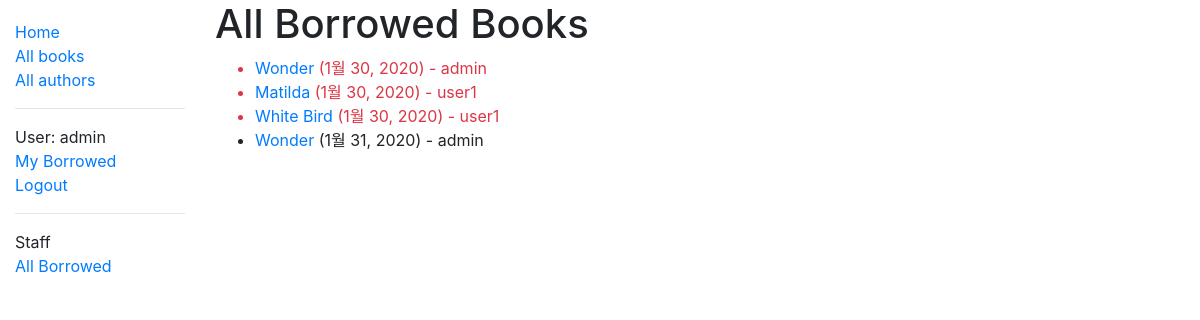
Page /catalog/borrowed/ (signed in) on the committed database.
### catalog/models.py (models this page shows, shortened)
class BookInstance(models.Model):
    id = models.UUIDField(
        primary_key=True,
        default=uuid.uuid4,
        help_text="Unique ID for this particular book across whole library",
    )
    book = models.ForeignKey("Book", on_delete=models.SET_NULL, null=True)
    imprint = models.CharField(max_length=200)
    due_back = models.DateField(null=True, blank=True)
    borrower = models.ForeignKey(User, on_delete=models.SET_NULL, null=True, blank=True)
    @property
    def is_overdue(self):
        if self.due_back and date.today() > self.due_back:
            return True
        return False
    LOAN_STATUS = (
        ("m", "Maintenance"),
        ("o", "On loan"),
        ("a", "Available"),
        ("r", "Reserved"),
    )
    status = models.CharField(
        max_length=1,
        choices=LOAN_STATUS,
        blank=True,
        default="m",
        help_text="Book availability",
    )
    class Meta:
        ordering = ["due_back"]

class Book(models.Model):
    title = models.CharField(max_length=200)
    author = models.ForeignKey("Author", on_delete=models.SET_NULL, null=True)
    summary = models.TextField(
        max_length=1000, help_text="Enter a brief description of the book"
    )
    isbn = models.CharField(
        "ISBN",
        max_length=13,
        help_text='13 Character <a href="https://www.isbn-international.org/content/what-isbn">ISBN number</a>',
    )
    value = models.ForeignKey("Price", on_delete=models.SET_NULL, null=True)
    genre = models.ManyToManyField("Genre", help_text="Select a genre for this book")
    def display_genre(self):
        return ', '.join(genre.name for genre in self.genre.all()[:3])
    display_genre.short_description = 'Genre'
    CHOICE_LANGUAGE = (
        ("af", "Afrikaans"),
        ("ar", "Arabic"),
        ("az", "Azeri (Latin)"),
        ("be", "Belarusian"),
        ("bg", "Bulgarian"),
        ("ca", "Catalan"),
        ("cs", "Czech"),
        ("cy", "Welsh"),
        ("da", "Danish"),
        ("de", "German"),
        ("dv", "Divehi"),
        ("el", "Greek"),
        ("en", "English"),
        ("eo", "Esperanto"),
        ("es", "Spanish"),
        ("et", "Estonian"),
        ("eu", "Basque"),
        ("fa", "Farsi"),
        ("fi", "Finnish"),
        ("fo", "Faroese"),
        ("fr", "French"),
        ("gl", "Galician"),
        ("gu", "Gujarati"),
        ("he", "Hebrew"),
        ("hi", "Hindi"),
        ("hr", "Croatian"),
        ("hu", "Hungarian"),
        ("hy", "Armenian"),
        ("id", "Indonesian"),
        ("is", "Icelandic"),
        ("it", "Italian"),
        ("ja", "Japanese"),
        ("ka", "Georgian"),
        ("kk", "Kazakh"),
        ("kn", "Kannada"),
        ("ko", "Korean"),
        ("ky", "Kyrgyz"),
        ("lt", "Lithuanian"),
        ("lv", "Latvian"),
        ("mi", "Maori"),
        ("mk", "FYRO Macedonian"),
        ("mn", "Mongolian"),
        ("mr", "Marathi"),
        ("ms", "Malay"),
        ("mt", "Maltese"),
        ("nb", "Norwegian"),
        ("nl", "Dutch"),
        ("ns", "Northern Sotho"),
        ("pa", "Punjabi"),
        ("pl", "Polish"),
        ("ps", "Pashto"),
        ("pt", "Portuguese"),
        ("qu", "Quechua"),
        ("ro", "Romanian"),
        ("ru", "Russian"),
        ("sa", "Sanskrit"),
        ("se", "Sami (Northern)"),
        ("sk", "Slovak"),
        ("sl", "Slovenian"),
        ("sq", "Albanian"),
        ("sv", "Swedish"),
        ("sw", "Swahili"),
        ("ta", "Tamil"),
        ("te", "Telugu"),
        ("th", "Thai"),
        ("tl", "Tagalog"),
        ("tn", "Tswana"),
        ("tr", "Turkish"),
        ("tt", "Tatar"),
        ("ts", "Tsonga"),
        ("uk", "Ukrainian"),
        ("ur", "Urdu"),
        ("uz", "Uzbek (Latin)"),
        ("vi", "Vietnamese"),
        ("xh", "Xhosa"),
        ("zh", "Chinese"),
        ("zu", "Zulu"),
    )
    language = models.CharField(
        max_length=2,
        choices=CHOICE_LANGUAGE,
        blank=True,
        default="ko",
        help_text="Book Language",
    )

### catalog/views.py (the view)
# urls.py: path('borrowed/', views.LoanedBooksListView.as_view(), name='all-borrowed'),
class LoanedBooksListView(LoginRequiredMixin,generic.ListView):
    model = BookInstance
    template_name ='catalog/bookinstance_list_all_borrowed.html'
    paginate_by = 10
    def get_queryset(self):
        return BookInstance.objects.filter(status__exact='o').order_by('due_back')

### catalog/templates/catalog/bookinstance_list_all_borrowed.html
{% extends "base_generic.html" %}
{% block content %}
    <h1>All Borrowed Books</h1>
    {% if bookinstance_list %}
    <ul>
      {% for bookinst in bookinstance_list %}
      <li class="{% if bookinst.is_overdue %}text-danger{% endif %}">
        <a href="{% url 'book-detail' bookinst.book.pk %}">{{bookinst.book.title}}</a> ({{ bookinst.due_back }}) - {{ bookinst.borrower }}
      </li>
      {% endfor %}
    </ul>
    {% else %}
      <p>There are no books borrowed.</p>
    {% endif %}
{% endblock %}

### catalog/templates/base_generic.html (shortened to what this page needs)
<!DOCTYPE html>
<html lang="en">
<head>
  <link rel="stylesheet" href="https://stackpath.bootstrapcdn.com/bootstrap/4.1.3/css/bootstrap.min.css">
  {% load static %}
  <link rel="stylesheet" href="{% static 'css/styles.css' %}">
</head>
<body>
  <div class="container-fluid">
    <div class="row">
      <div class="col-sm-2">
        {% block sidebar %}
          <ul class="sidebar-nav">
            <li><a href="{% url 'index' %}">Home</a></li>
            <li><a href="{% url 'books' %}">All books</a></li>
            <li><a href="{% url 'authors' %}">All authors</a></li>
            <hr>
            {% if user.is_authenticated %}
              <li>User: {{ user.get_username }}</li>
              <li><a href="{% url 'my-borrowed' %}">My Borrowed</a></li>
              <li><a href="{% url 'logout'%}?next={{request.path}}">Logout</a></li>
            {% if user.is_staff %}
              <hr>
              <li>Staff</li>
              <li><a href="{% url 'all-borrowed' %}">All Borrowed</a></li>
            {% endif%}
            {% else %}
              <li><a href="{% url 'login'%}?next={{request.path}}">Login</a></li>
            {% endif %}
          </ul>
        {% endblock %}
      </div>
      <div class="col-sm-10 ">{% block content %}{% endblock %}</div>
    </div>
  </div>
</body>
</html>

### catalog/static/css/styles.css (style rules this page uses)
.sidebar-nav { margin-top: 20px; padding: 0; list-style: none; }

### rows in the picture
BookInstance: book "Wonder", due_back "1월 30, 2020", borrower "admin"
BookInstance: book "Matilda", due_back "1월 30, 2020", borrower "user1"
BookInstance: book "White Bird", due_back "1월 30, 2020", borrower "user1"
BookInstance: book "Wonder", due_back "1월 31, 2020", borrower "admin"

### other values in the picture
{{ user.get_username }} "admin"
